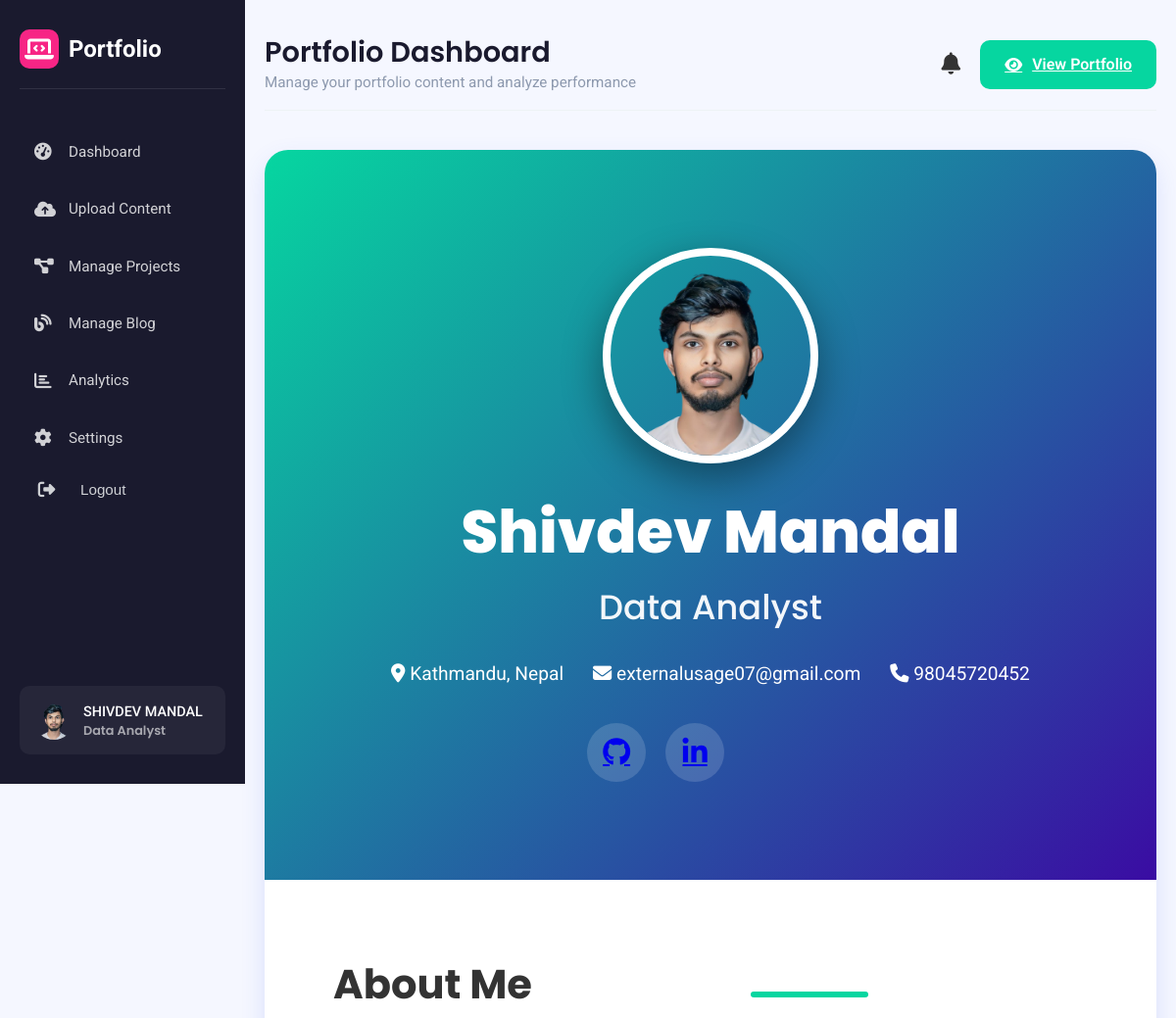
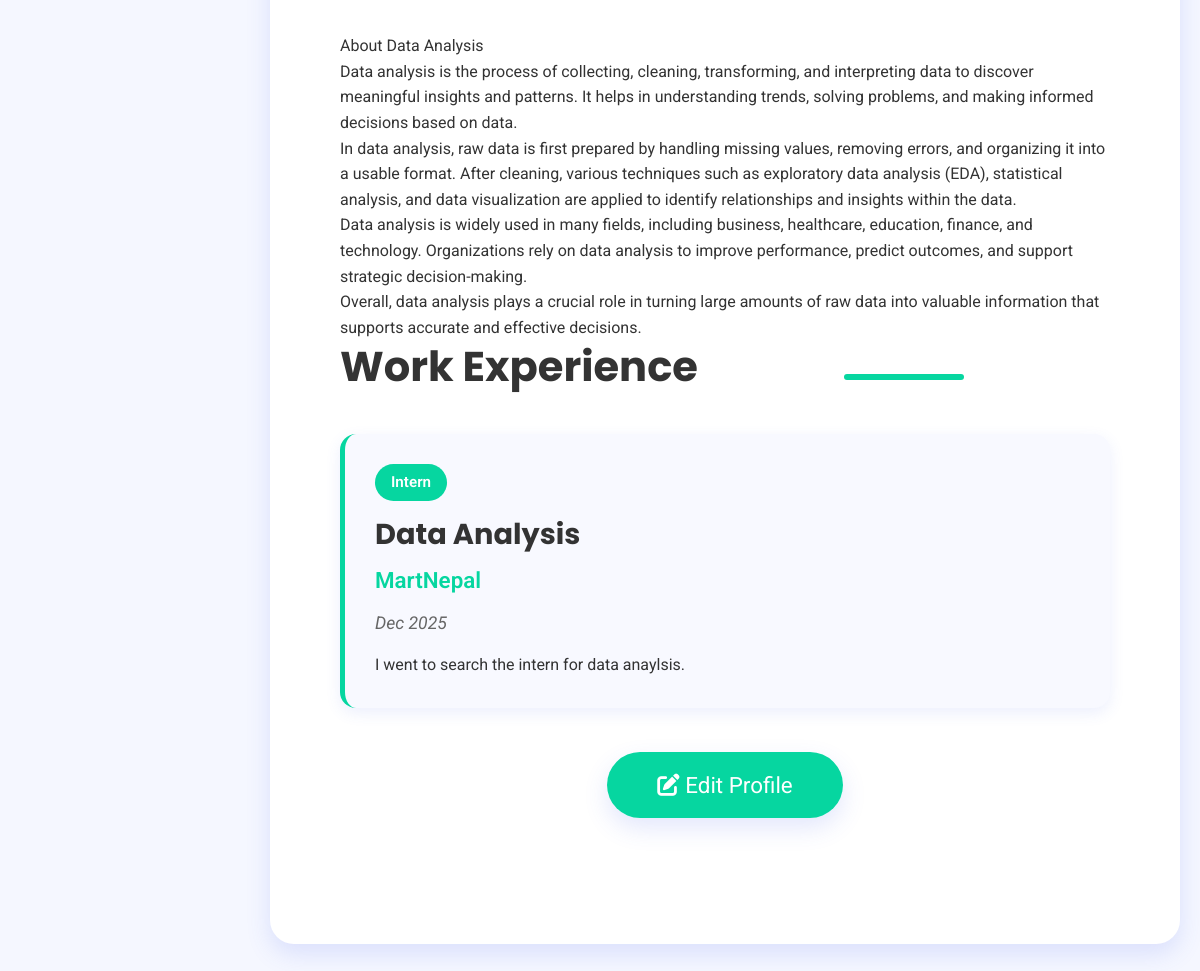
The app's page /dashboard/profile/ (signed in) with its own data (2 pictures, top to bottom).
### dashboard/models.py (models this page shows, shortened)
class PortfolioSettings(models.Model):
    user = models.OneToOneField(User, on_delete=models.CASCADE)
    profile_picture = models.ImageField(upload_to='profiles/', blank=True, null=True)
    first_name = models.CharField(max_length=100, blank=True)
    last_name = models.CharField(max_length=100, blank=True)
    professional_title = models.CharField(max_length=255, blank=True, null=True)
    bio = models.TextField(blank=True)
    skills = models.CharField(max_length=500, blank=True)
    location = models.CharField(max_length=100, blank=True)
    contact_email = models.EmailField(blank=True)
    contact_phone = models.CharField(max_length=30, blank=True)
    github_link = models.URLField(blank=True)
    linkedin_link = models.URLField(blank=True)
    twitter_link = models.URLField(blank=True)
    instagram_link = models.URLField(blank=True)
    theme_color = models.CharField(
        max_length=7,
        choices=[
            ('#4361ee', 'Blue'),
            ('#3a0ca3', 'Purple'),
            ('#f72585', 'Pink'),
            ('#06d6a0', 'Teal'),
            ('#1a1a2e', 'Navy'),
        ],
        default='#4361ee'
    )
    @property
    def skills_list(self):
        if self.skills:
            return [s.strip() for s in self.skills.split(',') if s.strip()]
        return []

class Experience(models.Model):
    LEVEL_CHOICES = [
        ('intern', 'Intern'),
        ('junior', 'Junior'),
        ('mid', 'Mid-Level'),
        ('senior', 'Senior'),
        ('lead', 'Lead'),
    ]
    user = models.ForeignKey(User, on_delete=models.CASCADE, related_name='experiences')
    position = models.CharField(max_length=200)
    company = models.CharField(max_length=200)
    level = models.CharField(max_length=20, choices=LEVEL_CHOICES, default='junior')
    start_date = models.DateField()
    end_date = models.DateField(null=True, blank=True)
    current = models.BooleanField(default=False, help_text="Check if this is your current role")
    description = models.TextField()
    class Meta:
        ordering = ['-start_date']

### dashboard/views.py (the view)
# urls.py: path('profile/', views.profile_view, name='profile_view'),
@login_required
def profile_view(request):
    settings, created = PortfolioSettings.objects.get_or_create(user=request.user)
    experiences = Experience.objects.filter(user=request.user).order_by('-start_date')
    context = {
        'settings': settings,
        'experiences': experiences,
        'active_menu': 'profile',
    }
    return render(request, 'dashboard/profile_view.html', context)

### dashboard/context_processors.py (called while the page is built)
def user_settings(request):
    if request.user.is_authenticated:
        settings, created = PortfolioSettings.objects.get_or_create(user=request.user)
        return {'settings': settings}
    return {'settings': None}

### dashboard/templates/dashboard/profile_view.html (shortened to what this page needs)
{% extends 'dashboard/base.html' %}
{% load static %}
{% block section %}
<div class="dashboard-section active">
    <div class="container" style="max-width: 1000px; margin: 40px auto;">
        <div class="profile-resume">
            <header class="profile-header">
                <div class="header-content">
                    <div class="avatar-section">
                        {% if settings.profile_picture %}
                            <img src="{{ settings.profile_picture.url }}" alt="Profile" class="profile-img">
                        {% else %}
                            <img src="{% static 'images/default-avatar.png' %}" alt="Default" class="profile-img">
                        {% endif %}
                    </div>
                    <div class="header-info">
                        <h1 class="profile-name">
                            {% if settings.first_name or settings.last_name %}
                                {{ settings.first_name }} {{ settings.last_name }}
                            {% else %}
                                {{ request.user.username }}
                            {% endif %}
                        </h1>
                        {% if settings.professional_title %}
                            <h2 class="profile-title">{{ settings.professional_title }}</h2>
                        {% endif %}
                        <div class="contact-summary">
                            {% if settings.location %}
                                <div class="contact-item">
                                    <i class="fas fa-map-marker-alt"></i>
                                    <span>{{ settings.location }}</span>
                                </div>
                            {% endif %}
                            {% if settings.contact_email %}
                                <div class="contact-item">
                                    <i class="fas fa-envelope"></i>
                                    <span>{{ settings.contact_email }}</span>
                                </div>
                            {% endif %}
                            {% if settings.contact_phone %}
                                <div class="contact-item">
                                    <i class="fas fa-phone"></i>
                                    <span>{{ settings.contact_phone }}</span>
                                </div>
                            {% endif %}
                        </div>
                        <div class="social-summary" style="align-items: center;">
                            {% if settings.github_link %}
                                <a href="{{ settings.github_link }}" target="_blank" class="social-link"><i class="fab fa-github"></i></a>
                            {% endif %}
                            {% if settings.linkedin_link %}
                                <a href="{{ settings.linkedin_link }}" target="_blank" class="social-link"><i class="fab fa-linkedin-in"></i></a>
                            {% endif %}
                        </div>
                    </div>
                </div>
            </header>
            <div class="resume-body">
                {% if settings.bio %}
                    <section class="section">
                        <h3 class="section-title">About Me</h3>
                        <p class="bio-text">{{ settings.bio|linebreaks }}</p>
                    </section>
                {% endif %}
                {% if experiences %}
                    <section class="section">
                        <h3 class="section-title">Work Experience</h3>
                        <div class="experience-grid">
                            {% for exp in experiences %}
                                <div class="exp-card">
                                    <div class="exp-badge">{{ exp.get_level_display }}</div>
                                    <h4 class="position">{{ exp.position }}</h4>
                                    <p class="company">{{ exp.company }}</p>
                                    <p class="duration">
                                        {{ exp.start_date|date:"M Y" }}
                                    </p>
                                    <p class="description">{{ exp.description|linebreaks }}</p>
                                </div>
                            {% endfor %}
                        </div>
                    </section>
                {% endif %}
                <div class="action-center">
                    <a href="{% url 'dashboard:portfolio_settings' %}" class="btn-edit">
                        <i class="fas fa-edit"></i> Edit Profile
                    </a>
                </div>
            </div>
        </div>
    </div>
</div>
{% endblock %}

### dashboard/templates/dashboard/base.html (shortened to what this page needs)
{% load static %}
<!DOCTYPE html>
<html lang="en">
<head>
    <link rel="stylesheet" href="https://cdnjs.cloudflare.com/ajax/libs/font-awesome/6.4.0/css/all.min.css">
    <link rel="stylesheet" href="https://cdn.jsdelivr.net/npm/bootstrap-icons@1.11.3/font/bootstrap-icons.css">
    <link rel="stylesheet" href="{% static 'css/style.css' %}">
</head>
<body>
    <div class="dashboard-container">
        <div class="sidebar" id="sidebar">
            <div class="logo">
                <div class="logo-icon">
                    <i class="fas fa-laptop-code"></i>
                </div>
                <span>Portfolio</span>
            </div>
            <ul class="sidebar-menu">
                <li>
                    <a href="{% url 'dashboard:dashboard' %}" class="{% if active_menu == 'dashboard' %}active{% endif %}">
                        <i class="fas fa-tachometer-alt"></i>
                        <span class="menu-text">Dashboard</span>
                    </a>
                </li>
                <li>
                    <a href="{% url 'dashboard:upload_content' %}" class="{% if active_menu == 'upload' %}active{% endif %}">
                        <i class="fas fa-cloud-upload-alt"></i>
                        <span class="menu-text">Upload Content</span>
                    </a>
                </li>
                <li>
                    <a href="{% url 'dashboard:manage_projects' %}" class="{% if active_menu == 'projects' %}active{% endif %}">
                        <i class="fas fa-project-diagram"></i>
                        <span class="menu-text">Manage Projects</span>
                    </a>
                </li>
                <li>
                    <a href="{% url 'dashboard:manage_blog_posts' %}" class="{% if active_menu == 'blog' %}active{% endif %}">
                        <i class="fas fa-blog"></i>
                        <span class="menu-text">Manage Blog</span>
                    </a>
                </li>
                <li>
                    <a href="{% url 'dashboard:blog_analytics' %}" class="{% if active_menu == 'analytics' %}active{% endif %}">
                        <i class="fas fa-chart-bar"></i>
                        <span class="menu-text">Analytics</span>
                    </a>
                </li>
                <li>
                    <a href="{% url 'dashboard:portfolio_settings' %}" class="{% if active_menu == 'settings' %}active{% endif %}">
                        <i class="fas fa-cog"></i>
                        <span class="menu-text">Settings</span>
                    </a>
                </li>
                <li>
                    <form method="post" action="{% url 'dashboard:logout' %}">
                        <button type="submit" style="
                            border:none;
                            background:none;
                            cursor:pointer; display:flex;
                            align-items:center;
                            gap:12px; width:100%;
                            padding:10px 15px;
                            color: #cfd1d5;
                            border-radius: 10px;
                            "
                            onmouseover="this.style.backgroundColor='rgba(67, 97, 238)';"
                            onmouseout="this.style.backgroundColor='transparent';">
                            <i class="fas fa-sign-out-alt"></i>
                            <span class="menu-text">Logout</span>
                        </button>
                    </form>
                </li>
            </ul>
            <div class="sidebar-footer">
                <div class="user-info">
                    <div class="user-avatar">
                        {% if settings.profile_picture %}
                            <img src="{{ settings.profile_picture.url }}" alt="User">
                        {% else %}
                            <img src="{% static 'images/default-avatar.png' %}" alt="User">
                        {% endif %}
                    </div>
                    <div>
                        <div class="user-name">{{ request.user.get_full_name|default:request.user.username }}</div>
                        <div class="user-role">
                            {% if settings.professional_title %}
                                <h4>{{ settings.professional_title }}</h4>
                            {% endif %}
                        </div>
                    </div>
                </div>
            </div>
        </div>
        <div class="main-content">
                <div class="header">
                    <div class="page-title">
                        <h1>Portfolio Dashboard</h1>
                        <p>{{ page_description|default:"Manage your portfolio content and analyze performance" }}</p>
                    </div>
                    <div class="header-actions">
                        <button class="notification-btn" id="notificationBtn">
                            <i class="fas fa-bell"></i>
                        </button>
                        <a href="{% url 'dashboard:profile_view' %}" class="btn btn-primary" target="_blank">
                            <i class="fas fa-eye"></i>
                            View Portfolio
                        </a>
                    </div>
                </div>
            {% block section %}
            {% endblock %}
        </div>
    </div>
</body>
</html>

### dashboard/static/css/style.css (style rules this page uses)
* { margin: 0; padding: 0; box-sizing: border-box; }
body { font-family: 'Roboto', sans-serif; line-height: 1.6; color: #333; background-color: #f5f7ff; overflow-x: hidden; }
h1, h2, h3, h4, h5, h6 { font-family: 'Poppins', sans-serif; font-weight: 600; line-height: 1.3; }
.dashboard-container { display: flex; min-height: 100vh; }
.sidebar { width: var(--sidebar-width); background: var(--dark); color: white; padding: 30px 20px; position: fixed; height: 100vh; overflow-y: auto; transition: var(--transition); z-index: 100; }
.logo { display: flex; align-items: center; font-size: 1.5rem; font-weight: 700; color: white; margin-bottom: 40px; padding-bottom: 20px; border-bottom: 1px solid rgba(255, 255, 255, 0.1); }
.logo-icon { width: 40px; height: 40px; background: var(--accent); border-radius: 10px; display: flex; align-items: center; justify-content: center; margin-right: 10px; color: white; }
.sidebar-menu { list-style: none; }
.sidebar-menu li { margin-bottom: 10px; }
.sidebar-menu a { display: flex; align-items: center; padding: 12px 15px; color: rgba(255, 255, 255, 0.8); text-decoration: none; border-radius: 10px; transition: var(--transition); }
.sidebar-menu i { width: 25px; margin-right: 10px; font-size: 1.1rem; }
.menu-text { font-size: 0.95rem; }
.sidebar-footer { position: absolute; bottom: 30px; left: 0; width: 100%; padding: 0 20px; }
.user-info { display: flex; align-items: center; padding: 15px; background: rgba(255, 255, 255, 0.05); border-radius: 10px; }
.user-avatar { width: 40px; height: 40px; border-radius: 50%; overflow: hidden; margin-right: 10px; }
.user-avatar img { width: 100%; height: 100%; object-fit: cover; }
.user-name { font-weight: 500; font-size: 0.9rem; }
.user-role { font-size: 0.8rem; color: rgba(255, 255, 255, 0.6); }
.main-content { flex: 1; margin-left: var(--sidebar-width); padding: 20px; }
.header { display: flex; justify-content: space-between; align-items: center; padding: 15px 0; margin-bottom: 30px; border-bottom: 1px solid var(--light-gray); }
.page-title h1 { font-size: 1.8rem; color: var(--dark); }
.page-title p { color: var(--gray); font-size: 0.95rem; }
.header-actions { display: flex; align-items: center; gap: 20px; }
.section-title { display: flex; justify-content: space-between; align-items: center; margin-bottom: 25px; }
.btn { padding: 12px 25px; border-radius: 10px; font-weight: 600; border: none; cursor: pointer; transition: var(--transition); display: inline-flex; align-items: center; justify-content: center; gap: 10px; }
.btn-primary { background: var(--primary); color: white; }
.notification-btn { position: relative; background: none; border: none; font-size: 1.4rem; color: var(--text); cursor: pointer; }

### records on screen
PortfolioSettings: profile_picture (picture), professional_title "Data Analyst", first_name "Shivdev", last_name "Mandal", location "Kathmandu, Nepal", contact_email "externalusage07@gmail.com", contact_phone "98045720452", bio "About Data Analysis Data analysis is the process of collecting, cleaning, transforming, and interpreting data to discover meaningful insights and patterns. It helps in understanding trends, solving problems, and making informed decisions based on data. In data analysis, raw data is first prepared by handling missing values, removing errors, and organizing it into a usable format. After cleaning, various techniques such as exploratory data analysis (EDA), statistical analysis, and data visualization are applied to identify relationships and insights within the data. Data analysis is widely used in many fields, including business, healthcare, education, finance, and technology. Organizations…"
Experience: level "Intern", position "Data Analysis", company "MartNepal", start_date "Dec 2025", description "I went to search the intern for data anaylsis."

### other values on screen
{{ request.user.get_full_name|default:request.user.username }} "SHIVDEV MANDAL"
